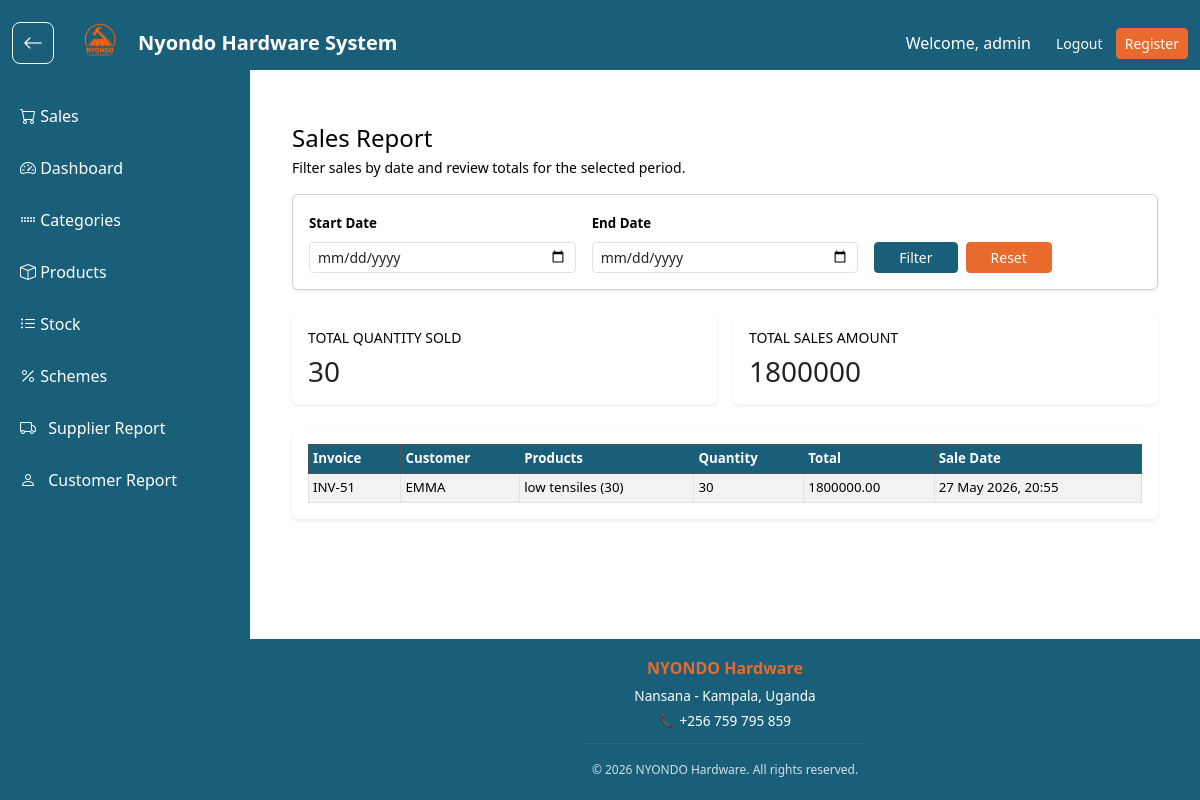
Page /saleapp/sales/report/ (signed in) on the earlier database version.
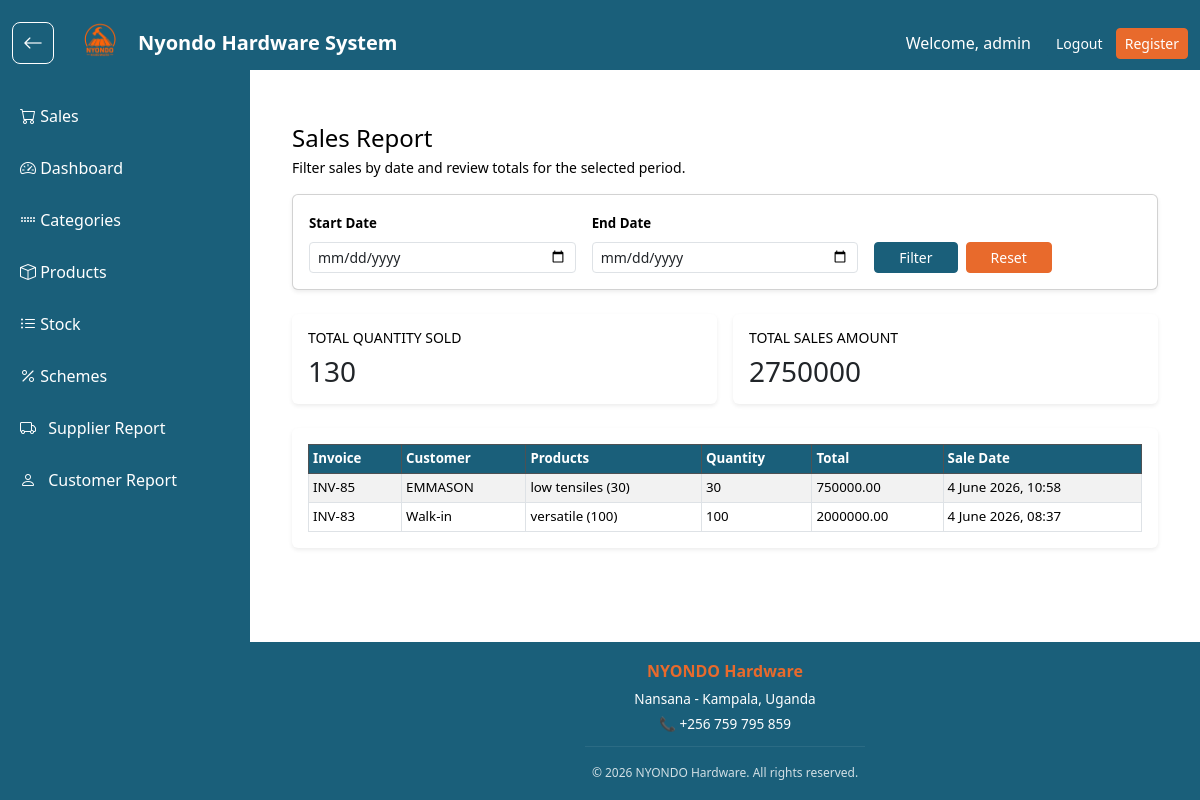
Same page on the later database version.
### saleapp/models.py (models this page shows, shortened)
class Sales(models.Model):
    product_name = models.ForeignKey(Product, on_delete=models.CASCADE, null=True, blank=True)
    customer_name = models.CharField(max_length=255, blank=True, null=True)
    quantity = models.PositiveIntegerField(default=0)
    distance = models.DecimalField(max_digits=10, decimal_places=2, default=0)
    transport = models.DecimalField(max_digits=10, decimal_places=2, default=0)
    transport_note = models.CharField(max_length=255, blank=True, null=True)
    total_amount = models.DecimalField(max_digits=10, decimal_places=2, default=0)
    sale_date = models.DateTimeField(auto_now_add=True)
    @property
    def item_summary(self):
        items = self.items.all()
        if items.exists():
            return ", ".join(f"{item.product.product_name} ({item.quantity})" for item in items)
        if self.product_name:
            return self.product_name.product_name
        return "No products"

class SaleItem(models.Model):
    sale = models.ForeignKey(Sales, on_delete=models.CASCADE, related_name='items')
    product = models.ForeignKey(Product, on_delete=models.CASCADE)
    quantity = models.PositiveIntegerField()
    unit_price = models.DecimalField(max_digits=10, decimal_places=2)
    line_total = models.DecimalField(max_digits=10, decimal_places=2)
    distance = models.DecimalField(max_digits=10, decimal_places=2, default=0)

class Product(models.Model):
    category_name = models.ForeignKey(Category, on_delete=models.CASCADE)
    product_name = models.CharField(max_length=100)
    cost_price = models.DecimalField(max_digits=10, decimal_places=2, default=0)
    unit_price = models.DecimalField(max_digits=10, decimal_places=2, default=0)
    description = models.TextField()
    current_stock = models.IntegerField(default=0)

### saleapp/views.py (the view)
# urls.py: path("sales/report/", views.sales_report, name="sales_report"),
@login_required
def sales_report(request):
    sales = Sales.objects.all().order_by('-sale_date')
    start = request.GET.get('start_date')
    end = request.GET.get('end_date')
    if start:
        sales = sales.filter(sale_date__date__gte=start)
    if end:
        sales = sales.filter(sale_date__date__lte=end)
    total_sales_amount = sales.aggregate(Sum('total_amount'))['total_amount__sum'] or 0
    total_quantity_sold = sales.aggregate(Sum('quantity'))['quantity__sum'] or 0
    return render(request, "sales_report.html", {
        'sales': sales,
        'total_sales_amount': total_sales_amount,
        'total_quantity_sold': total_quantity_sold,
        'start_date': start,
        'end_date': end
    })

### saleapp/templates/sales_report.html (shortened to what this page needs)
{% extends 'base.html' %}
{% block content %}
<div class="container py-4">
    <div class="row mb-3">
        <div class="col">
            <div class="d-flex flex-column flex-sm-row align-items-sm-center justify-content-between gap-3">
                <div>
                    <h4 class="mb-1">Sales Report</h4>
                    <p class="mb-0 small text-muted">Filter sales by date and review totals for the selected period. </p>
                </div>
            </div>
        </div>
    </div>
    <form method="GET" class="card card-body shadow-sm mb-4" style="font-size: 0.95rem;">
        <div class="row g-3">
            <div class="col-sm-6 col-md-4">
                <label class="form-label small fw-semibold">Start Date</label>
                <input type="date" name="start_date" value="{{ start_date }}" class="form-control form-control-sm">
            </div>
            <div class="col-sm-6 col-md-4">
                <label class="form-label small fw-semibold">End Date</label>
                <input type="date" name="end_date" value="{{ end_date }}" class="form-control form-control-sm">
            </div>
            <div class="col-sm-12 col-md-4 d-flex align-items-end justify-content-start gap-2">
                <button type="submit" class="btn btn-primary btn-sm px-4">Filter</button>
                <a href="{% url 'sales_report' %}" class="btn btn-secondary btn-sm px-4">Reset</a>
            </div>
        </div>
    </form>
    <div class="row g-3 mb-4">
        <div class="col-sm-6">
            <div class="card shadow-sm border-0">
                <div class="card-body p-3">
                    <h6 class="text-uppercase text-muted small mb-2">Total Quantity Sold</h6>
                    <h3 class="mb-0">{{ total_quantity_sold }}</h3>
                </div>
            </div>
        </div>
        <div class="col-sm-6">
            <div class="card shadow-sm border-0">
                <div class="card-body p-3">
                    <h6 class="text-uppercase text-muted small mb-2">Total Sales Amount</h6>
                    <h3 class="mb-0">{{ total_sales_amount }}</h3>
                </div>
            </div>
        </div>
    </div>
    <div class="card shadow-sm border-0" style="font-size: 0.95rem;">
        <div class="card-body p-3">
            <div class="table-responsive">
                <table class="table table-bordered table-striped table-sm mb-0">
                    <thead class="table-dark small">
                        <tr>
                            <th>Invoice</th>
                            <th>Customer</th>
                            <th>Products</th>
                            <th>Quantity</th>
                            <th>Total</th>
                            <th>Sale Date</th>
                        </tr>
                    </thead>
                    <tbody class="small">
                        {% for sale in sales %}
                        <tr>
                            <td>INV-{{ sale.id }}</td>
                            <td>{{ sale.customer_name|default:"Walk-in" }}</td>
                            <td>{{ sale.item_summary }}</td>
                            <td>{{ sale.quantity }}</td>
                            <td>{{ sale.total_amount|floatformat:2 }}</td>
                            <td>{{ sale.sale_date|date:"j F Y, H:i" }}</td>
                        </tr>
                        {% empty %}
                        <tr>
                            <td colspan="6" class="text-center small">No sales found now.</td>
                        </tr>
                        {% endfor %}
                    </tbody>
                </table>
            </div>
        </div>
    </div>
</div>
{% endblock %}

Differences in the rows shown:
removed Sales: id "51", customer_name "EMMA", item_summary "low tensiles (30)", quantity "30", total_amount "1800000.00", sale_date "27 May 2026, 20:55"
added Sales: id "85", customer_name "EMMASON", item_summary "low tensiles (30)", quantity "30", total_amount "750000.00", sale_date "4 June 2026, 10:58"
added Sales: id "83", customer_name "Walk-in", item_summary "versatile (100)", quantity "100", total_amount "2000000.00", sale_date "4 June 2026, 08:37"
Other differences:
{{ total_quantity_sold }}: "30" → "130"
{{ total_sales_amount }}: "1800000" → "2750000"
